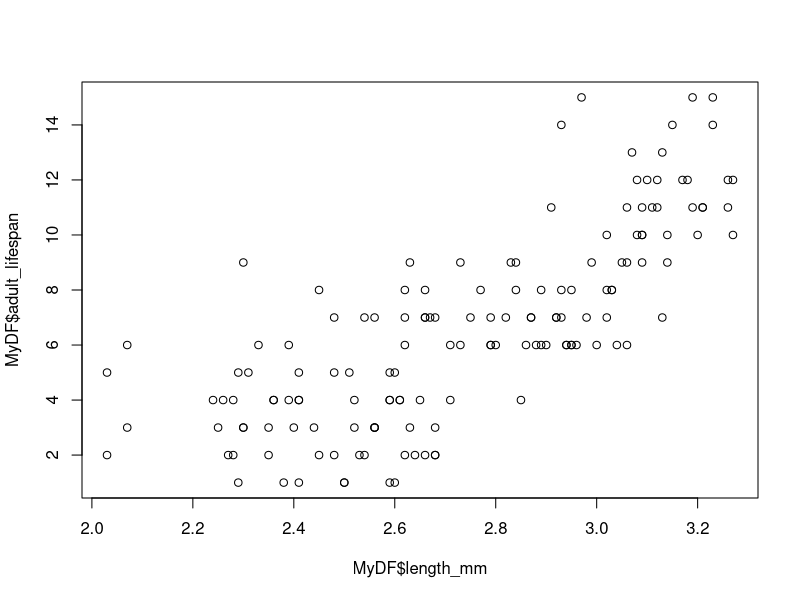
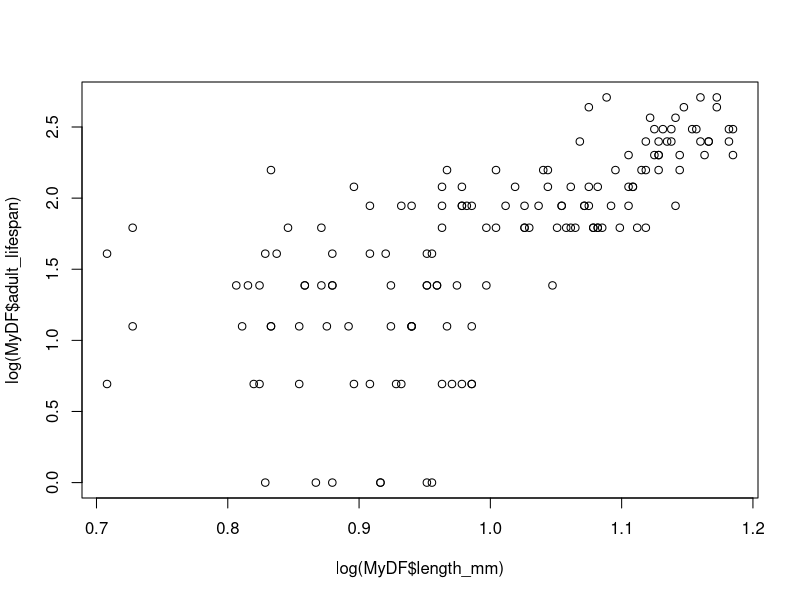
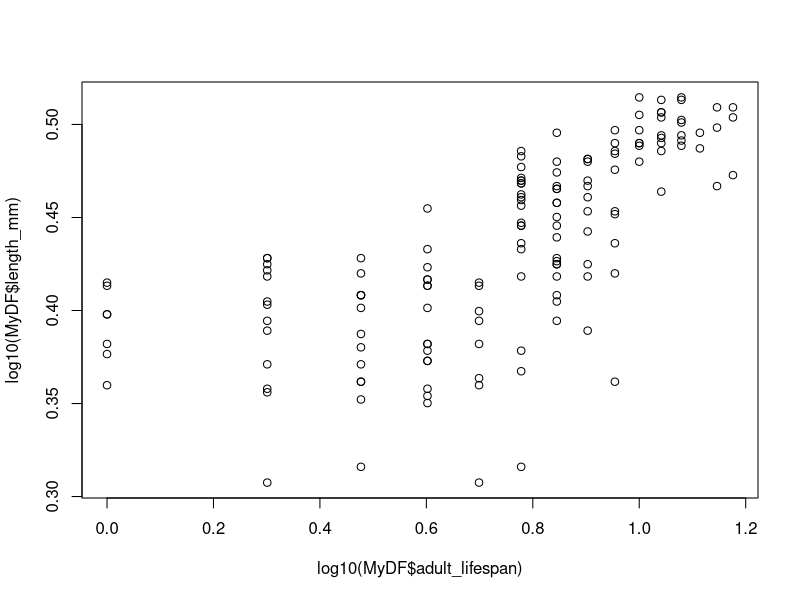
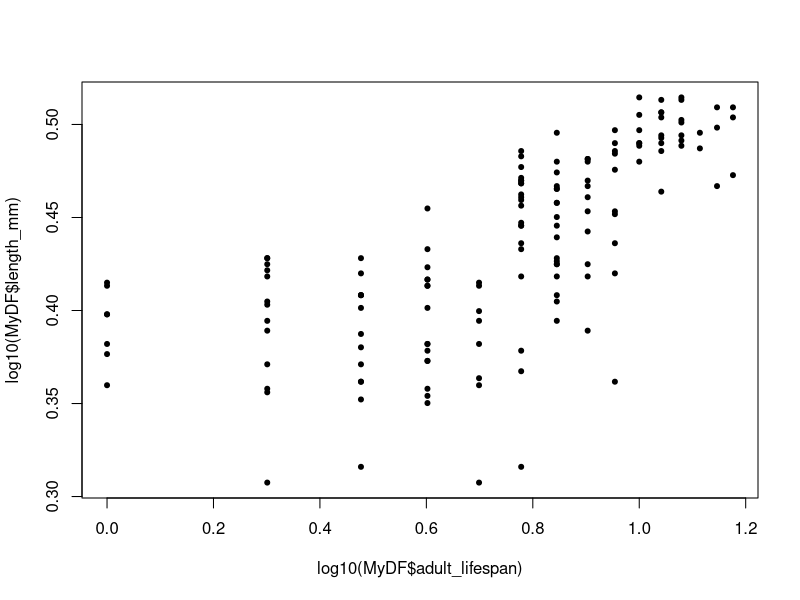
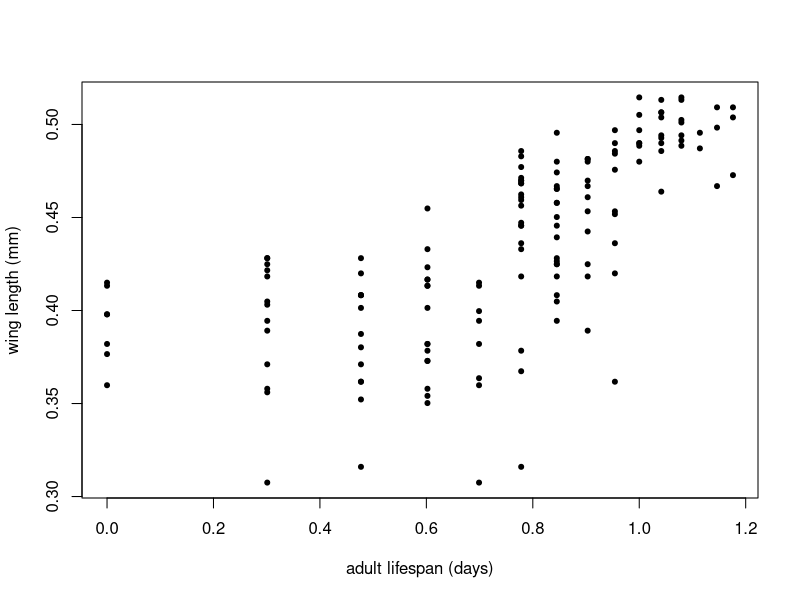
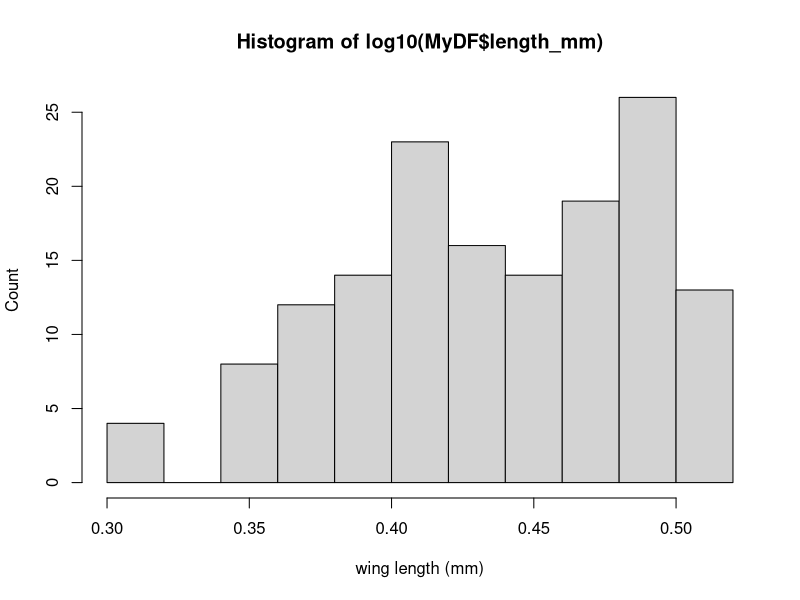
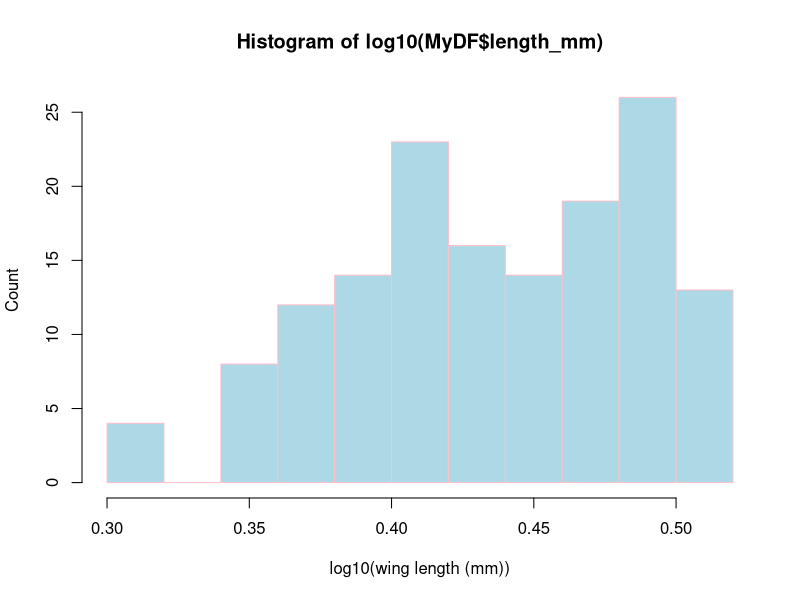
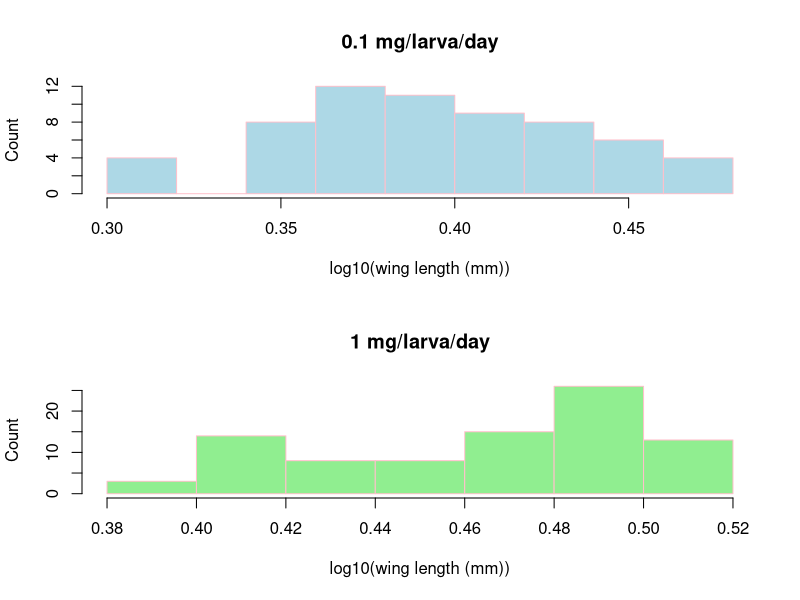

The R script that drew these images, in order:

require('tidyverse')
setwd("/home/primuser/Documents/VBTraining3/Jupyter-notebooks/")
rm(list=ls())
graphics.off()
#%%%%%%%%%%%%%%%%%%%%%%%%%%%%%%%%%%%%%%%%%%%%%%%%%%%%%%%%%%%%%%%%%%%%%%%%%%%%%%%%
#%%                  Data exploration with basic plotting 

MyDF <- read.csv('data/traitdata_Huxleyetal_2021.csv',stringsAsFactors = TRUE)

dim(MyDF) #check the size of the data frame you loaded
str(MyDF)
head(MyDF)

require(tidyverse)
dplyr::glimpse(MyDF)

# Let's define temp and food level as factors. We'll need this for later
MyDF$temp            <- as.factor(MyDF$temp) 
MyDF$food_level      <- as.factor(MyDF$food_level) 

str(MyDF)

par(mfrow=c(1,1))

plot(MyDF$length_mm, MyDF$adult_lifespan)

plot(log(MyDF$length_mm),log(MyDF$adult_lifespan))

plot(log10(MyDF$adult_lifespan),log10(MyDF$length_mm))

plot(log10(MyDF$adult_lifespan),log10(MyDF$length_mm), pch = 20)

plot(log10(MyDF$adult_lifespan),log10(MyDF$length_mm), xlab = 'adult lifespan (days)', ylab = 'wing length (mm)', pch = 20)


hist(log10(MyDF$length_mm), xlab = 'wing length (mm)', ylab = "Count")

hist(log10(MyDF$length_mm),xlab="log10(wing length (mm))",ylab="Count", 
     col = "lightblue", border = "pink") # Change bar and borders colors

MyDF_lowfood <-  subset(MyDF, food_level == '0.1')
MyDF_highfood <- subset(MyDF, food_level == '1')

graphics.off()

#%%%%%%%%%%%%%%%%%

par(mfcol=c(2,1)) #initialize multi-paneled plot
par(mfg = c(1,1)) # specify which sub-plot to use first 
hist(log10(MyDF_lowfood$length_mm), # low-histogram
     xlab = "log10(wing length (mm))", ylab = "Count", col = "lightblue", border = "pink", 
     main = '0.1 mg/larva/day') # Add title
par(mfg = c(2,1)) # Second sub-plot
hist(log10(MyDF_highfood$length_mm), xlab="log10(wing length (mm))",
     ylab="Count", col = "lightgreen", border = "pink", main = '1 mg/larva/day')


#%%%%%%%%%%%%%%%%%%%

par(mfrow=c(1,1)) #initialize multi-paneled plot
hist(log10(MyDF_lowfood$length_mm), # high-food histogram
     xlab="log10(wing length (mm))", ylab="Count", 
     col = rgb(1, 0, 0, 0.5), # Note 'rgb', fourth value is transparency
     main = "Larval food-level size overlap") 
hist(log10(MyDF_highfood$length_mm), col = rgb(0, 0, 1, 0.5), add = T) # Plot high food
legend('topleft',c('0.1','1'),   # Add legend
       fill=c(rgb(1, 0, 0, 0.5), rgb(0, 0, 1, 0.5))) # Define legend colors


#%%%%%%%%%%%%%%%%%%

boxplot(log10(MyDF$length_mm), xlab = "", ylab = "log10(wing length (mm))", main = "Wing length")

boxplot(log(MyDF$length_mm) ~ MyDF$temp+MyDF$food_level, # Why the tilde?
        xlab = "temperature", ylab = "wing length (mm)",
        main = "Wing length by temperature")

#%%%%%%%%%%%%%%%%%%

graphics.off()

par(fig=c(0,0.8,0,0.8)) # specify figure size as proportion
plot(log(MyDF_lowfood$length_mm),log(MyDF_highfood$length_mm), xlab = "wing length (mm) at 0.1 mg", ylab = "wing length (mm) at 1 mg") # Add labels
par(fig=c(0,0.8,0.4,1), new=TRUE)
boxplot(log(MyDF_lowfood$length_mm), horizontal=TRUE, axes=FALSE)
par(fig=c(0.55,1,0,0.8),new=TRUE)
boxplot(log(MyDF_highfood$length_mm), axes=FALSE)
mtext("Fancy scatterplot of wing length by larval food level", side=3, outer=TRUE, line=-3)

par(fig=c(0,0.8,0,0.8))
pdf("larvalfoodwing.pdf", # Open blank pdf page using a relative path
    11.7, 8.3) # These numbers are page dimensions in inches
hist(log(MyDF_lowfood$length_mm), # Plot predator histogram (note 'rgb')
     xlab="wing length (mm)", ylab="Count", col = rgb(1, 0, 0, 0.5), main = "Overlap in wing length by larval food level") 
hist(log(MyDF_highfood$length_mm), # Plot prey weights
     col = rgb(0, 0, 1, 0.5), 
     add = T)  # Add to same plot = TRUE
legend('topleft',c('0.1 mg/larva/day','1 mg/larva/day'), # Add legend
       fill=c(rgb(1, 0, 0, 0.5), rgb(0, 0, 1, 0.5))) 

graphics.off() # you can also use dev.off()


# Quick plotting with qplot

require(ggplot2)

MyDF <- subset(MyDF, length_mm != 'NA') # omit individuals that did not survive to adulthood (i.e. wing length = NA)

qplot(length_mm, adult_lifespan, data = MyDF)
qplot(log(length_mm), log(adult_lifespan), data = MyDF)
qplot(log(length_mm), log(adult_lifespan), col=food_level, data = MyDF)
qplot(log(length_mm), log(adult_lifespan), col=food_level, data = MyDF,asp = 1)
qplot(log(length_mm), log(adult_lifespan), shape=food_level, data = MyDF,asp = 1)
qplot(log(length_mm), log(adult_lifespan), col=food_level,alpha=I(0.5), data = MyDF,asp = 1)

qplot(temp, log(length_mm), geom = 'boxplot', data = MyDF)

pdf("MyFirst-ggplot2-Figure.pdf")
print(qplot(length_mm, adult_lifespan, data = MyDF,log="xy",
            main = "Relationship between wing length and adult lifespan", 
            xlab = "log(wing length) (mm)", 
            ylab = "log(adult lifespan) (days)") + theme_bw())
dev.off()


# Advanced plotting: ggplot

p <- ggplot(MyDF, aes(x = log(length_mm),
                      y = log(adult_lifespan),
                      colour = food_level))

q <- p + geom_point()
  
q <- p + geom_point(size=I(2), shape=I(10)) +
  theme_bw() + # make the background white
  theme(aspect.ratio=1)

q + theme(legend.position = "none") + theme(aspect.ratio=1)

p <- ggplot(MyDF, aes(x = log(length_mm/adult_lifespan), fill = food_level )) + geom_density()
p

p <- p + geom_density(alpha=0.5)
p
 

p <- p + geom_density()+facet_wrap( .~ food_level)
p

# You can also combine categories like this

options(repr.plot.width=12, repr.plot.height= 14) # Change plot size (in cm)

ggplot(MyDF, aes(x = log(length_mm), y = log(adult_lifespan))) +
geom_point() + facet_wrap( .~ temp + food_level, scales = "free")


# Mathematical display
# Let's try mathematical annotation on a axis, and in the plot area.
# First create some linear regression "data":

x <- seq(0, 100, by = 0.1)
y <- -4. + 0.25 * x + rnorm(length(x), mean = 0., sd = 2.5)

# and put them in a dataframe
my_data <- data.frame(x = x, y = y)

# perform a linear regression
my_lm <- summary(lm(y ~ x, data = my_data))

# plot the data
p <-  ggplot(my_data, aes(x = x, y = y,colour = abs(my_lm$residual))) +
  geom_point() +
  scale_colour_gradient(low = "black", high = "red") +
  theme(legend.position = "none") +
  scale_x_continuous(expression(alpha^2 * pi / beta * sqrt(Theta)))

p

# add the regression line and throw some math on the plot
p <- p + geom_abline(intercept = my_lm$coefficients[1][1],
         slope = my_lm$coefficients[2][1], colour = "red") +
         geom_text(aes(x = 60, y = 0,label = "sqrt(alpha) * 2* pi"), 
         parse = TRUE, size = 6, colour = "blue")

p


# end here .. 

# Restart at 'Readings & Resources'. Include all of this (i.e. Experimental design and Data exploration) 
# then describe the assignment before the decision tree with ...

# "Group assignment

# Organise (or wrangle!) the data, as you learned in the notebook. The dataset
# provided (filename) contains values on trait-temperature relationships. 
# Select a focal species from this dataset. Use your species-specific
# Develop a hypothesis and explore it. 
# Present your group's findings using descriptive statistics and visualizations."


